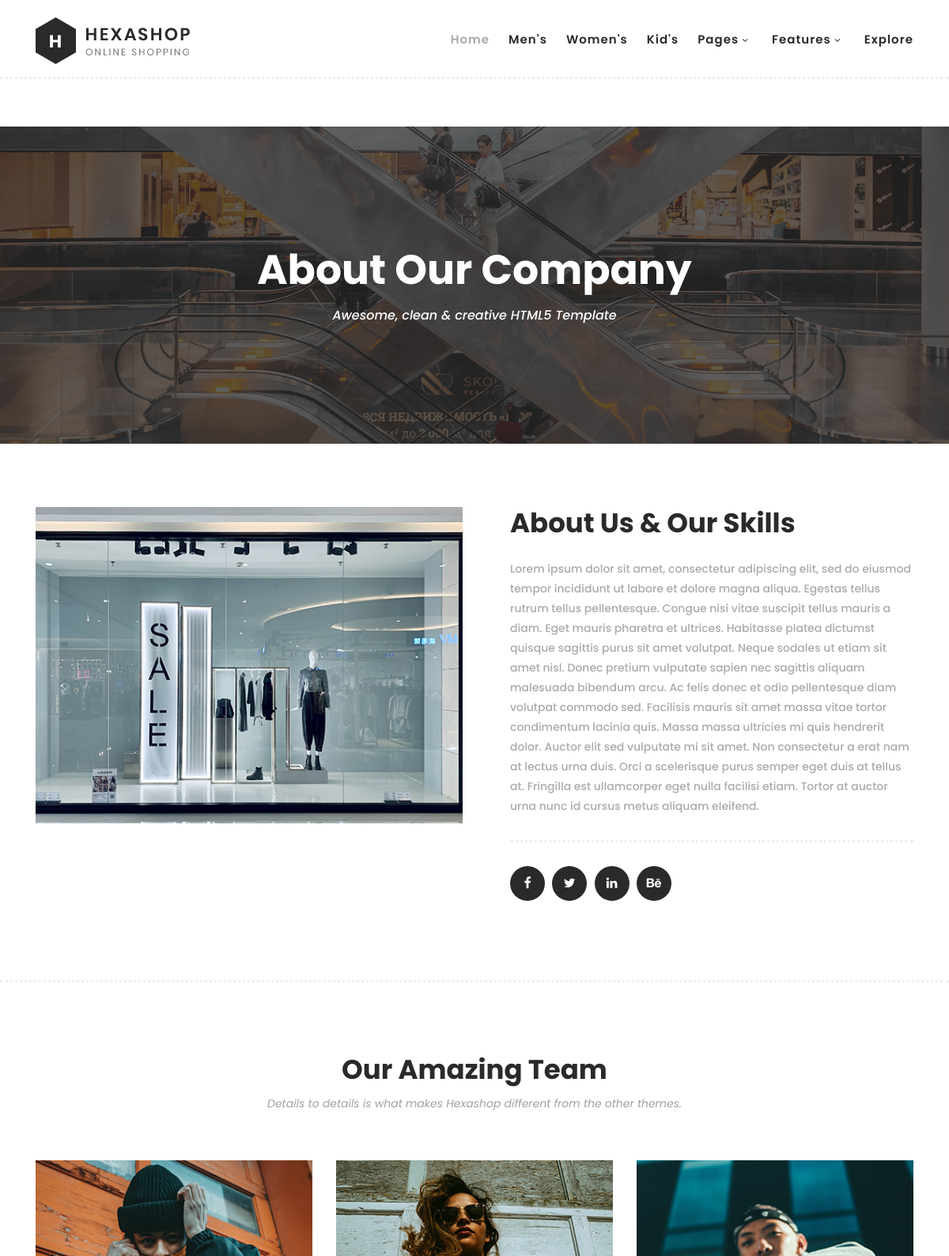
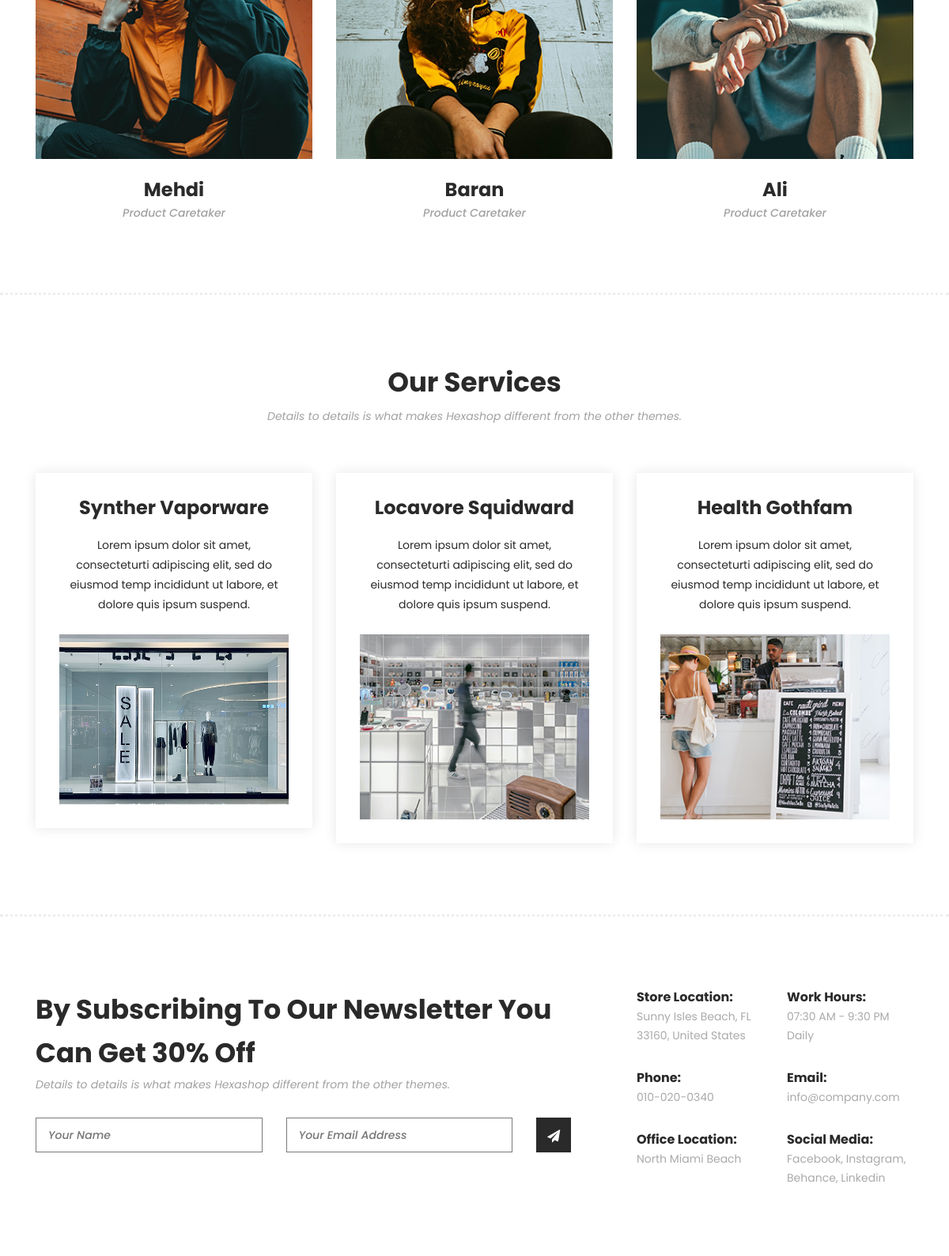
/about (upper part), run on the app's committed database (2 pictures, top to bottom).
### pages/models.py (models this page shows, shortened)
class AboutUs(models.Model):
    title = models.CharField(max_length=100)
    description = models.TextField()
    image = models.ImageField(upload_to='about/')
    class Meta:
        verbose_name_plural = 'About Us'

class OurTeam(models.Model):
    about = models.ForeignKey(AboutUs, related_name='team', on_delete=models.CASCADE)
    members_name = models.CharField(max_length=100)
    members_position = models.CharField(max_length=100)
    image = models.ImageField(upload_to='team/')
    class Meta:
        verbose_name_plural = 'Our Team'

class OurService(models.Model):
    about = models.ForeignKey(AboutUs, related_name='service', on_delete=models.CASCADE)
    title = models.CharField(max_length=100)
    description = models.TextField()
    image = models.ImageField(upload_to='service/')
    class Meta:
        verbose_name_plural = 'Our services'

### pages/views.py (the view)
# urls.py: path('about', AboutPageView.as_view(), name='about'),
class AboutPageView(ListView):
    model = AboutUs
    template_name = 'pages/about.html'
    def get_context_data(self, **kwargs):
        context = super(AboutPageView, self).get_context_data(**kwargs)
        context['abouts'] = AboutUs.objects.all()
        context["teams"] = OurTeam.objects.all()
        context['services'] = OurService.objects.all()
        return context

### pages/templates/pages/about.html (shortened to what this page needs)
{% extends '_base.html' %}
{% load static %}
{% block content %}
    <div class="page-heading about-page-heading" id="top">
        <div class="container">
            <div class="row">
                <div class="col-lg-12">
                    <div class="inner-content">
                        <h2>About Our Company</h2>
                        <span>Awesome, clean &amp; creative HTML5 Template</span>
                    </div>
                </div>
            </div>
        </div>
    </div>
    <div class="about-us">
        <div class="container">
            <div class="row">
                {% for about in abouts %}
                <div class="col-lg-6">
                    <div class="left-image">
                        <img src="{{ about.image.url }}" alt="">
                    </div>
                </div>
                <div class="col-lg-6">
                    <div class="right-content">
                        <h4>{{ about.title }}</h4>
                        <p>{{ about.description }}</p>
                        <ul>
                            <li><a href="#"><i class="fa fa-facebook"></i></a></li>
                            <li><a href="#"><i class="fa fa-twitter"></i></a></li>
                            <li><a href="#"><i class="fa fa-linkedin"></i></a></li>
                            <li><a href="#"><i class="fa fa-behance"></i></a></li>
                        </ul>
                    </div>
                {% endfor %}
                </div>
            </div>
        </div>
    </div>
    <section class="our-team">
        <div class="container">
            <div class="row">
                <div class="col-lg-12">
                    <div class="section-heading">
                        <h2>Our Amazing Team</h2>
                        <span>Details to details is what makes Hexashop different from the other themes.</span>
                    </div>
                </div>
                {% for team in teams %}
                <div class="col-lg-4">
                    <div class="team-item">
                        <div class="thumb">
                            <img src="{{ team.image.url }}">
                        </div>
                        <div class="down-content">
                            <h4>{{ team.members_name }}</h4>
                            <span>{{ team.members_position }}</span>
                        </div>
                    </div>
                </div>
                {% endfor %}
            </div>
        </div>
    </section>
    <section class="our-services">
        <div class="container">
            <div class="row">
                <div class="col-lg-12">
                    <div class="section-heading">
                        <h2>Our Services</h2>
                        <span>Details to details is what makes Hexashop different from the other themes.</span>
                    </div>
                </div>
                {% for service in services %}
                <div class="col-lg-4">
                    <div class="service-item">
                        <h4>{{ service.title }}</h4>
                        <p>{{ service.description }}</p>
                        <img src="{{ service.image.url }}" alt="">
                    </div>
                </div>
                {% endfor %}
            </div>
        </div>
    </section>
{% endblock content %}

### templates/_base.html (shortened to what this page needs)
{% load static %}
<!DOCTYPE html>
<html lang="en">
  <head>
    <link rel="stylesheet" type="text/css" href="{% static 'css/bootstrap.min.css' %}">
    <link rel="stylesheet" type="text/css" href="{% static 'css/font-awesome.css' %}">
    <link rel="stylesheet" href="{% static 'css/templatemo-hexashop.css' %}">
    <link rel="stylesheet" href="{% static 'css/owl-carousel.css' %}">
    <link rel="stylesheet" href="{% static 'css/lightbox.css' %}">
    </head>
    <body>
    <header class="header-area header-sticky">
        <div class="container">
            <div class="row">
                <div class="col-12">
                    <nav class="main-nav">
                        <a href="index.html" class="logo">
                            <img src="{% static 'images/logo.png' %}">
                        </a>
                        <ul class="nav">
                            <li class="scroll-to-section"><a href="{% url 'home' %}" class="active">Home</a></li>
                            <li class="scroll-to-section"><a href="#men">Men's</a></li>
                            <li class="scroll-to-section"><a href="#women">Women's</a></li>
                            <li class="scroll-to-section"><a href="#kids">Kid's</a></li>
                            <li class="submenu">
                                <a href="javascript:;">Pages</a>
                            </li>
                            <li class="submenu">
                                <a href="javascript:;">Features</a>
                            </li>
                            <li class="scroll-to-section"><a href="#explore">Explore</a></li>
                        </ul>
                    </nav>
                </div>
            </div>
        </div>
    </header>
    {% block content %}{% endblock content %}
    <div class="subscribe">
        <div class="container">
            <div class="row">
                <div class="col-lg-8">
                    <div class="section-heading">
                        <h2>By Subscribing To Our Newsletter You Can Get 30% Off</h2>
                        <span>Details to details is what makes Hexashop different from the other themes.</span>
                    </div>
                    <form id="subscribe" action="" method="get">
                        <div class="row">
                        <div class="col-lg-5">
                            <fieldset>
                            <input name="name" type="text" id="name" placeholder="Your Name" required="">
                            </fieldset>
                        </div>
                        <div class="col-lg-5">
                            <fieldset>
                            <input name="email" type="text" id="email" pattern="[^ @]*@[^ @]*" placeholder="Your Email Address" required="">
                            </fieldset>
                        </div>
                        <div class="col-lg-2">
                            <fieldset>
                            <button type="submit" id="form-submit" class="main-dark-button"><i class="fa fa-paper-plane"></i></button>
                            </fieldset>
                        </div>
                        </div>
                    </form>
                </div>
                <div class="col-lg-4">
                    <div class="row">
                        <div class="col-6">
                            <ul>
                                <li>Store Location:<br><span>Sunny Isles Beach, FL 33160, United States</span></li>
                                <li>Phone:<br><span>010-020-0340</span></li>
                                <li>Office Location:<br><span>North Miami Beach</span></li>
                            </ul>
                        </div>
                        <div class="col-6">
                            <ul>
                                <li>Work Hours:<br><span>07:30 AM - 9:30 PM Daily</span></li>
                                <li>Email:<br><span>info@company.com</span></li>
                                <li>Social Media:<br><span><a href="#">Facebook</a>, <a href="#">Instagram</a>, <a href="#">Behance</a>, <a href="#">Linkedin</a></span></li>
                            </ul>
                        </div>
                    </div>
                </div>
            </div>
        </div>
    </div>
    </body>
</html>

### data on the page
AboutUs: image (picture), title "About Us & Our Skills", description "Lorem ipsum dolor sit amet, consectetur adipiscing elit, sed do eiusmod tempor incididunt ut labore et dolore magna aliqua. Egestas tellus rutrum tellus pellentesque. Congue nisi vitae suscipit tellus mauris a diam. Eget mauris pharetra et ultrices. Habitasse platea dictumst quisque sagittis purus sit amet volutpat. Neque sodales ut etiam sit amet nisl. Donec pretium vulputate sapien nec sagittis aliquam malesuada bibendum arcu. Ac felis donec et odio pellentesque diam volutpat commodo sed. Facilisis mauris sit amet massa vitae tortor condimentum lacinia quis. Massa massa ultricies mi quis hendrerit dolor. Auctor elit sed vulputate mi sit amet. Non consectetur a erat nam at lectus urna…"
OurTeam: image (picture), members_name "Mehdi", members_position "Product Caretaker"
OurTeam: image (picture), members_name "Baran", members_position "Product Caretaker"
OurTeam: image (picture), members_name "Ali", members_position "Product Caretaker"
OurService: title "Synther Vaporware", description "Lorem ipsum dolor sit amet, consecteturti adipiscing elit, sed do eiusmod temp incididunt ut labore, et dolore quis ipsum suspend.", image (picture)
OurService: title "Locavore Squidward", description "Lorem ipsum dolor sit amet, consecteturti adipiscing elit, sed do eiusmod temp incididunt ut labore, et dolore quis ipsum suspend.", image (picture)
OurService: title "Health Gothfam", description "Lorem ipsum dolor sit amet, consecteturti adipiscing elit, sed do eiusmod temp incididunt ut labore, et dolore quis ipsum suspend.", image (picture)
